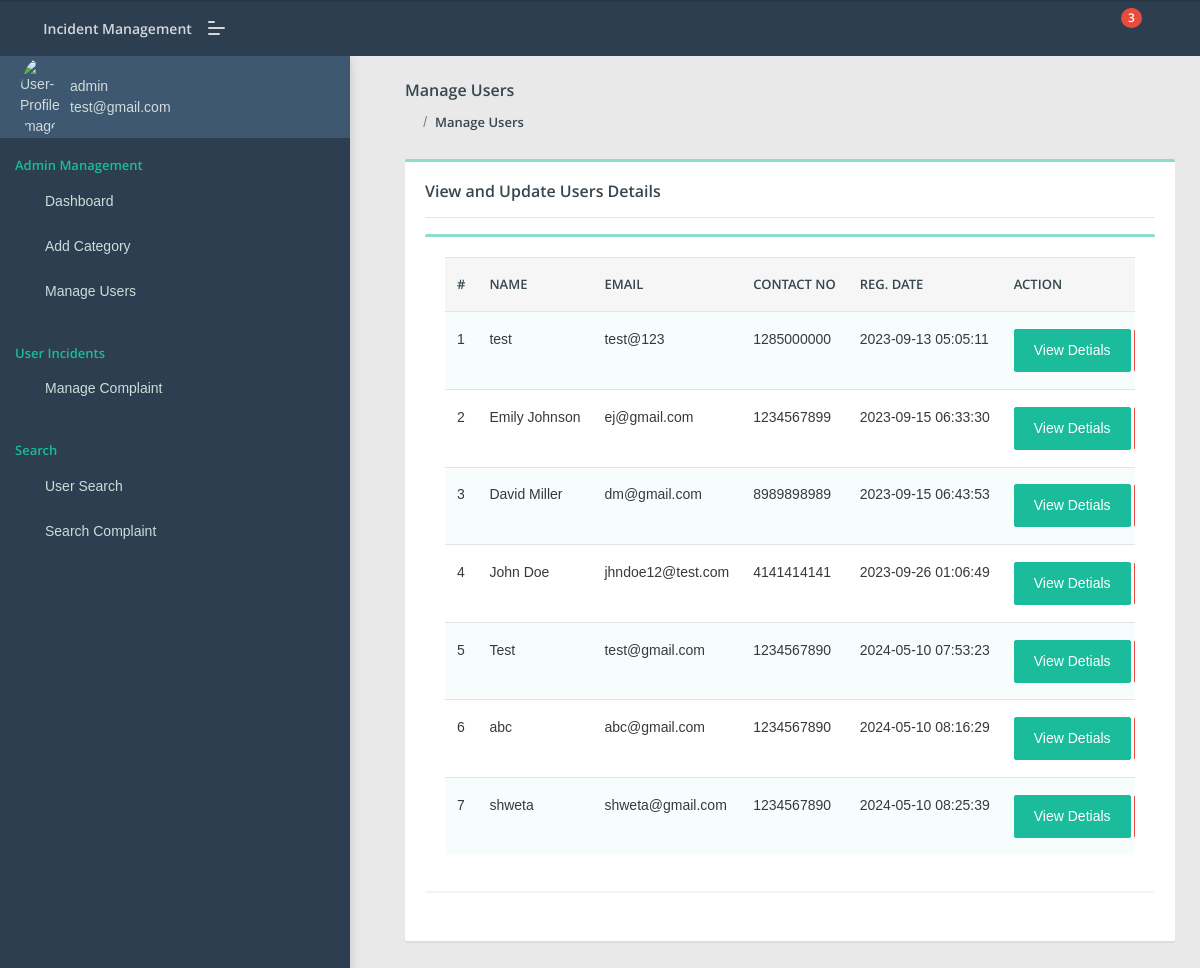
The page /admin/manage-users.php (signed in) on the database its author committed.
### tables this page shows
CREATE TABLE IF NOT EXISTS `users` (
  `id` int(11) NOT NULL AUTO_INCREMENT,
  `fullName` varchar(255) DEFAULT NULL,
  `userEmail` varchar(255) DEFAULT NULL,
  `password` varchar(255) DEFAULT NULL,
  `contactNo` bigint(11) DEFAULT NULL,
  `address` tinytext,
  `State` varchar(255) DEFAULT NULL,
  `country` varchar(255) DEFAULT NULL,
  `pincode` int(6) DEFAULT NULL,
  `userImage` varchar(255) DEFAULT NULL,
  `regDate` timestamp NOT NULL DEFAULT CURRENT_TIMESTAMP,
  `updationDate` timestamp NULL DEFAULT NULL,
  `status` int(1) DEFAULT NULL,
  PRIMARY KEY (`id`)
);

### admin/manage-users.php (the view, shortened to what this page needs)
<?php
include('include/config.php');
if(strlen($_SESSION['aid'])==0)
    {
header('location:index.php');
}
else{
?>
<!DOCTYPE html>
<html lang="en">
<head>
    <link rel="stylesheet" href="assets/css/style.css">
</head>
<body class="">
	<?php include('include/sidebar.php');?>
	<?php include('include/header.php');?>
<section class="pcoded-main-container">
    <div class="pcoded-content">
        <div class="page-header">
            <div class="page-block">
                <div class="row align-items-center">
                    <div class="col-md-12">
                        <div class="page-header-title">
                            <h5 class="m-b-10">Manage Users</h5>
                        </div>
                        <ul class="breadcrumb">
                            <li class="breadcrumb-item"><a href="dashboard.php"><i class="feather icon-home"></i></a></li>
                            <li class="breadcrumb-item"><a href="manage-users.php">Manage Users</a></li>
                        </ul>
                    </div>
                </div>
            </div>
        </div>
        <div class="row">
            <div class="col-sm-12">
                <div class="card">
                    <div class="card-body">
                        <h5>View and Update Users Details</h5>
                        <hr>
                      <div class="row">
                            <div class="col-xl-12">
                <div class="card">
                    <div class="card-body table-border-style">
                        <div class="table-responsive">
                            <table class="table table-striped">
                                <thead>
                                        <tr>
                                            <th>#</th>
                                            <th> Name</th>
                                            <th>Email </th>
                                            <th>Contact no</th>
                                            <th>Reg. Date </th>
                                            <th>Action</th>
                                        </tr>
                                </thead>
                                <tbody>
                                    <?php $query=mysqli_query($con,"select * from users");
$cnt=1;
while($row=mysqli_fetch_array($query))
{
?>
                                        <tr>
                                            <td><?php echo htmlentities($cnt);?></td>
                                            <td><?php echo htmlentities($row['fullName']);?></td>
                                            <td><?php echo htmlentities($row['userEmail']);?></td>
                                            <td> <?php echo htmlentities($row['contactNo']);?></td>
                                            <td><?php echo htmlentities($row['regDate']);?></td>
<td><a href="javascript:void(0);" onClick="popUpWindow('userprofile.php?uid=<?php echo htmlentities($row['id']);?>');" title="View Details" class="btn btn-primary  btn-xs">View Detials</a>
                                        </td>
                                        </tr>
                                        <?php $cnt=$cnt+1; } ?>
                                </tbody>
                            </table>
                        </div>
                    </div>
                </div>
            </div>
                        </div>
                    </div>
                </div>
            </div>
        </div>
    </div>
</section>
</body>
</html>
<?php } ?>

### admin/include/sidebar.php (shortened to what this page needs)
<nav class="pcoded-navbar  ">
	<div class="navbar-wrapper  ">
		<div class="navbar-content scroll-div " >
			<div class="">
				<div class="main-menu-header">
					<img class="img-radius" src="assets/images/user/user-gear.png" alt="User-Profile-Image">
					<div class="user-details">
						<?php
							$id=intval($_SESSION["aid"]);
							$query=mysqli_query($con,"select * from admin where id='$id'");
							while($row=mysqli_fetch_array($query))
							{
							?>
						<span><?php echo  htmlentities($row['fullname']);?></span>
						<div id="more-details"><?php echo  htmlentities($row['email']);?><i class="fa fa-chevron-down m-l-5"></i></div><?php } ?>
					</div>
				</div>
			</div>
			<ul class="nav pcoded-inner-navbar ">
				<li class="nav-item pcoded-menu-caption">
					<label>Admin Management</label>
				</li>
				<li class="nav-item">
				    <a href="dashboard.php" class="nav-link "><span class="pcoded-micon"><i class="feather icon-home"></i></span><span class="pcoded-mtext">Dashboard</span></a>
				</li>
				<li class="nav-item">
				    <a href="category.php" class="nav-link "><span class="pcoded-micon"><i class="feather icon-file-text"></i></span><span class="pcoded-mtext">Add Category</span></a>
				</li>
				<li class="nav-item">
				    <a href="manage-users.php" class="nav-link "><span class="pcoded-micon"><i class="feather icon-user"></i></span><span class="pcoded-mtext">Manage Users</span></a>
				</li>
				<li class="nav-item pcoded-menu-caption">
					<label>User Incidents</label>
				</li>
				<li class="nav-item pcoded-hasmenu">
					<a href="#!" class="nav-link "><span class="pcoded-micon"><i class="feather icon-box"></i></span><span class="pcoded-mtext">Manage Complaint</span></a>
				</li>
				<li class="nav-item pcoded-menu-caption">
					<label>Search</label>
				</li>
				<li class="nav-item">
				    <a href="user-search.php" class="nav-link "><span class="pcoded-micon"><i class="feather icon-search"></i></span><span class="pcoded-mtext">User Search</span></a>
				</li>
				<li class="nav-item">
				    <a href="incident-search.php" class="nav-link "><span class="pcoded-micon"><i class="feather icon-search"></i></span><span class="pcoded-mtext">Search Complaint</span></a>
				</li>
			</ul>
		</div>
	</div>
</nav>

### rows shown on the page
users: fullName "test", userEmail "test@123", contactNo "1285000000", regDate "2023-09-13 05:05:11"
users: fullName "Emily Johnson", userEmail "ej@gmail.com", contactNo "1234567899", regDate "2023-09-15 06:33:30"
users: fullName "David Miller", userEmail "dm@gmail.com", contactNo "8989898989", regDate "2023-09-15 06:43:53"
users: fullName "John Doe", userEmail "jhndoe12@test.com", contactNo "4141414141", regDate "2023-09-26 01:06:49"
users: fullName "Test", userEmail "test@gmail.com", contactNo "1234567890", regDate "2024-05-10 07:53:23"
users: fullName "abc", userEmail "abc@gmail.com", contactNo "1234567890", regDate "2024-05-10 08:16:29"
users: fullName "shweta", userEmail "shweta@gmail.com", contactNo "1234567890", regDate "2024-05-10 08:25:39"

### other values the page prints
$row['fullname'] "admin"
$row['email'] "test@gmail.com"
$num1 "3"
